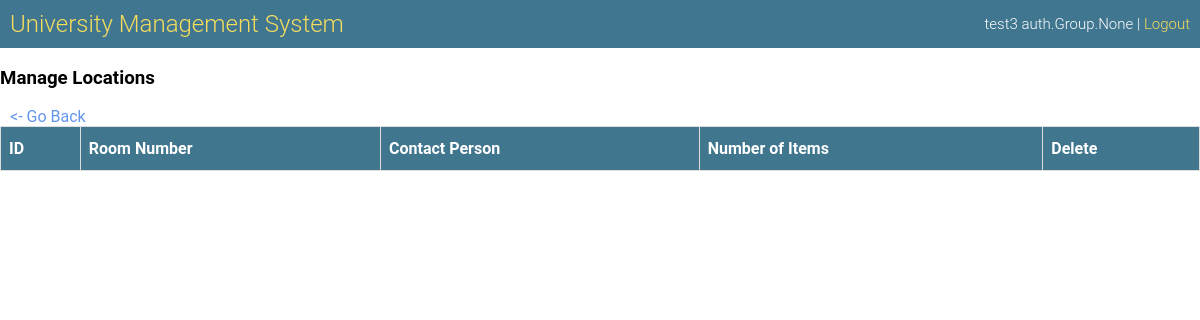
The page /manage_locations/ (signed in) on the database as committed earlier.
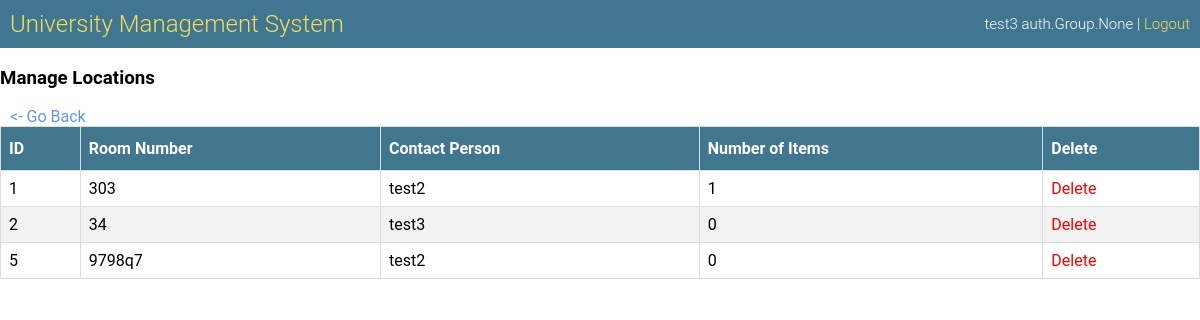
The same page on the database as committed later.
### app/models.py (models this page shows, shortened)
class Location(Model):
    manager = ForeignKey(User, SET_NULL, null=True)
    room_number = CharField(max_length=10)

### app/views.py (the view)
# urls.py: path('manage_locations/', views.manage_locations),
@login_required
def manage_locations(request):
    groups = get_user_dict(request)['groups']
    if 'ADMIN' not in groups:
        return redirect('/')
    locations = Location.objects.all()
    return render(request, 'manage_locations.html', {'items': locations, 'delete': True})

### app/views.py (called while the page is built)
def get_user_dict(request):
    user = get_user(request)
    user_dict = {
        'username': user.username.upper(),
        'groups': []
    }
    for g in user.groups.all():
        user_dict['groups'].append(g.name.upper())
    return user_dict

### app/templates/manage_locations.html
<html>
    <head>
        <link rel="stylesheet" href="/static/app.css">
    </head>
    <body>
        <div class="header">
            <h1><a href="/">University Management System</a></h1>
            <p>{{user.username}} {{user.groups}} | <a href="/logout">Logout</a></p>
        </div>
        <h3>Manage Locations</h3>
        <a style="cursor: pointer; padding-left: 10px;" onClick="javascript:history.go(-1); return false;"><- Go Back</a>
        <div class="table-container">
            <table>
                <thead>
                    <tr>
                        <th>ID</th>
                        <th>Room Number</th>
                        <th>Contact Person</th>
                        <th>Number of Items</th>
                        <th>Delete</th>
                    </tr>
                </thead>
                <tbody>
                    {% for item in items %}
                    <tr>
                        <td>{{item.id}}</td>
                        <td>{{item.room_number}}</td>
                        <td>{{item.manager}}</td>
                        <td>{{item.physicalasset_set.all.count}}</td>
                        <td><a href="/delete_location/?id={{item.id}}" style="color: red;">Delete</a></td>
                    </tr>
                    {% endfor %}
                </tbody>
            </table>
        </div>
    </body>
</html>

### app/static/app.css (style rules this page uses)
body { margin: 0; font-family: "Roboto","Lucida Grande","DejaVu Sans","Bitstream Vera Sans",Verdana,Arial,sans-serif; }
a { text-decoration: none; color: cornflowerblue; }
.header { background-color: #417690; color: white; padding: 10px; display: flex; justify-content: space-between; align-items: center; }
.header p { margin: 0; font-size: 15px; font-weight: 300; }
.header p a { text-decoration: none; font-size: 15px; color: #f5dd5d; font-weight: 300; }
.header h1 { margin: 0; }
.header h1 a { text-decoration: none; font-size: 24px; color: #f5dd5d; font-weight: 300; }
.table-container table { border-collapse: collapse; width: 100%; }
.table-container td, .table-container th { border: 1px solid #ddd; padding: 8px; }
.table-container tr:nth-child(even) { background-color: #f2f2f2; }
.table-container th { padding-top: 12px; padding-bottom: 12px; text-align: left; background-color: #41768f; color: white; }

Rows that differ between the two databases and show on the page:
added Location: id "1", room_number "303", manager "test2", physicalasset_set.all.count "1"
added Location: id "2", room_number "34", manager "test3", physicalasset_set.all.count "0"
added Location: id "5", room_number "9798q7", manager "test2", physicalasset_set.all.count "0"
